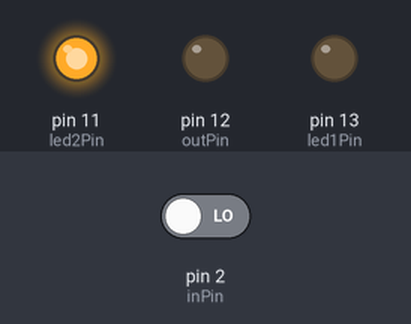
Recording of a sketch running on a simulated Arduino Uno, built with avr-gcc and run on an emulated ATmega328P. Shown: output pins drawn as LEDs (lit = HIGH). The inputs (shaded band) are chosen by the test bench; at power-on: pin 2 (inPin) LOW.

Above: at 1.2 s.
1.3 s: pin 2 (inPin) driven HIGH
At 1.9 s:
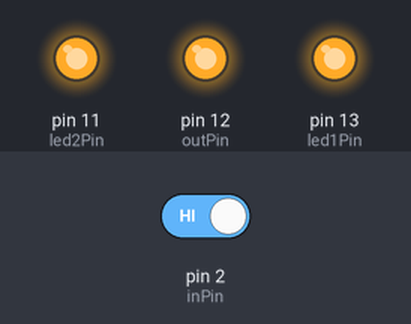
2.8 s: pin 2 (inPin) driven LOW
At 3.1 s:
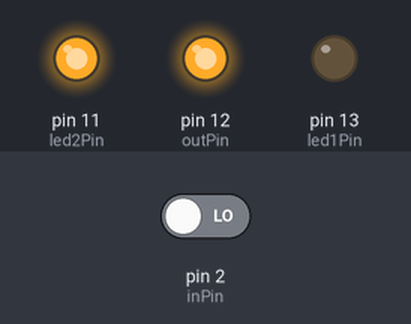
Timing chart, 0 to 5.8 s (numbered marks = the images above; inputs shaded):
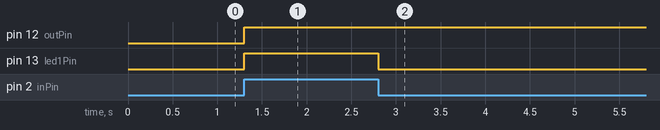

Measured:
- after the input at 1.3 s, pin 12 (outPin), pin 13 (led1Pin): LOW → HIGH at once
- after the input at 2.8 s, pin 13 (led1Pin): HIGH → LOW at once

The sketch:

lit-electrique.ino
```cpp
/*

TRIGGER DE SCHMIDT POUR ENCLANCHEMENT DE RELAIS
===============================================

# DESCRIPTION DU PROGRAMME


Pour la gestion des interruptions, voir
https://sites.google.com/site/qeewiki/books/avr-guide/external-interrupts-on-the-atmega328

octobre 2016, ouilogique.com

*/


const int inPin = 2;
const int outPin = 12;
const int led1Pin = 13;
const int led2Pin = 11;


void setup()
{
  pinMode( inPin, INPUT );
  pinMode( outPin, OUTPUT );
  pinMode( led1Pin, OUTPUT );
  pinMode( led2Pin, OUTPUT );
  digitalWrite( led2Pin, HIGH );

  // Configure D2 pour générer une interruption
  // sur les changements d’état.
  EICRA |=  (1 << ISC00);
  EICRA &= ~(1 << ISC01);
  EIMSK |=  (1 << INT0);
  sei();
}

long T1;
const long dT = 100000;
bool inputGet = false;
bool prevInputGet = false;
bool inputRise = false;


void loop()
{
  if( inputRise )
  {
    if( inputGet )
    {
      T1 = millis();
      digitalWrite( outPin, HIGH );
    }
    else if( millis() - T1 >= dT )
    {
      inputRise = false;
      digitalWrite( outPin, LOW );
    }
  }
}


ISR( INT0_vect )
{
  inputGet = digitalRead( inPin );
  digitalWrite( led1Pin, inputGet );

  if( !prevInputGet && inputGet )
    { inputRise = true; }
  prevInputGet = inputGet;
}
```
